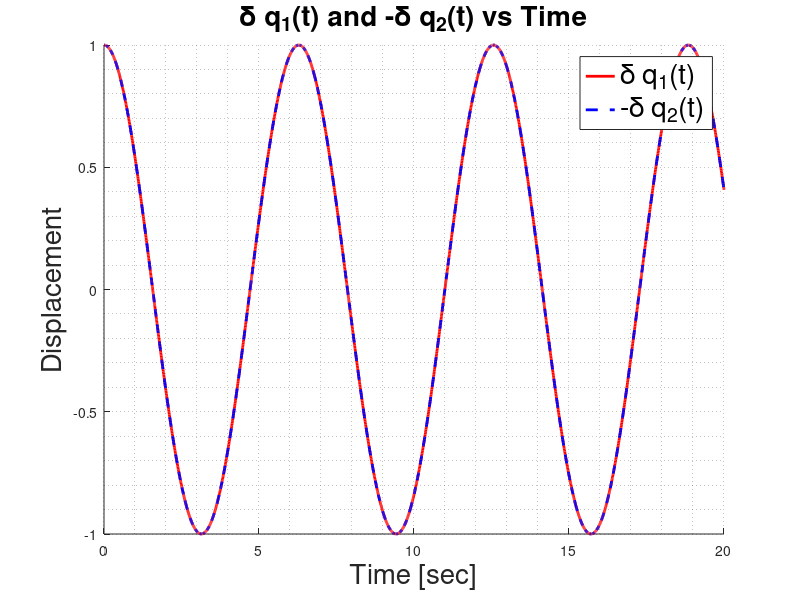

This chart was generated by the following MATLAB code: (Note: this script raises an error after producing the figure.)
clear;clc;close all

function dxdt = odesystem(t, x)

    Omega = 1;
    w_sqrd = 2*Omega^2;

    % dxdt = zeros(4,1);

    dxdt(1,1) = x(3);  % dx1/dt = x3
    dxdt(2,1) = x(4);  % dx2/dt = x4
    
    dxdt(3,1) = (Omega^2 - w_sqrd/2)*x(1) + w_sqrd/2*x(2);  % dx3/dt
    dxdt(4,1) = (Omega^2 - w_sqrd/2)*x(2) + w_sqrd/2*x(1);  % dx4/dt
    
end

% Initial conditions
x0 = [1; -1; 0; 0];  % delta_q1, delta_q2, q1_dot, q2_dot

tspan = [0 20];

options = odeset('RelTol', 1e-10,'AbsTol',1e-15);
[t, x] = ode45(@odesystem, tspan, x0, options);

a = figure;
hold on
grid minor
plot(t, x(:,1), 'r','LineWidth',2)
plot(t, -x(:,2), 'b--','LineWidth',2);
legend('\delta q_1(t)', '-\delta q_2(t)','FontSize',20);
xlabel('Time [sec]','FontSize',20);
ylabel('Displacement','FontSize',20);
title('\delta q_1(t) and -\delta q_2(t) vs Time','FontSize',20);
a.Position = [100 100 1000 800];

b = figure;
hold on
grid minor
plot(x(:,1), x(:,2), 'k','LineWidth',2);
xlabel('\delta q_1(t)','FontSize',20);
ylabel('\delta q_2(t)','FontSize',20);
title('\delta q_2(t) vs \delta q_1(t)','FontSize',20);
b.Position = [1200 100 1000 800];

%%
% Initial conditions
x0 = [1; 1; -1; -1];  % delta_q1, delta_q2, q1_dot, q2_dot

tspan = [0 20];

options = odeset('RelTol', 1e-10,'AbsTol',1e-15);
[t, x] = ode45(@odesystem, tspan, x0, options);

a = figure;
hold on
grid minor
plot(t, x(:,1), 'r','LineWidth',2)
plot(t, x(:,2), 'b--','LineWidth',2);
legend('\delta q_1(t)', '\delta q_2(t)','FontSize',20);
xlabel('Time [sec]','FontSize',20);
ylabel('Displacement','FontSize',20);
title('\delta q_1(t) and -\delta q_2(t) vs Time','FontSize',20);
a.Position = [100 100 1000 800];

b = figure;
hold on
grid minor
plot(x(:,1), x(:,2), 'k','LineWidth',2);
xlabel('\delta q_1(t)','FontSize',20);
ylabel('\delta q_2(t)','FontSize',20);
title('\delta q_2(t) vs \delta q_1(t)','FontSize',20);
b.Position = [1200 100 1000 800];

%%
% Initial conditions
x0 = [1; 1; 1; 1];  % delta_q1, delta_q2, q1_dot, q2_dot

tspan = [0 20];

options = odeset('RelTol', 1e-10,'AbsTol',1e-15);
[t, x] = ode45(@odesystem, tspan, x0, options);

a = figure;
hold on
grid minor
plot(t, x(:,1), 'r','LineWidth',2)
plot(t, x(:,2), 'b--','LineWidth',2);
legend('\delta q_1(t)', '\delta q_2(t)','FontSize',20);
xlabel('Time [sec]','FontSize',20);
ylabel('Displacement','FontSize',20);
title('\delta q_1(t) and -\delta q_2(t) vs Time','FontSize',20);
a.Position = [100 100 1000 800];

b = figure;
hold on
grid minor
plot(x(:,1), x(:,2), 'k','LineWidth',2);
xlabel('\delta q_1(t)','FontSize',20);
ylabel('\delta q_2(t)','FontSize',20);
title('\delta q_2(t) vs \delta q_1(t)','FontSize',20);
b.Position = [1200 100 1000 800];









